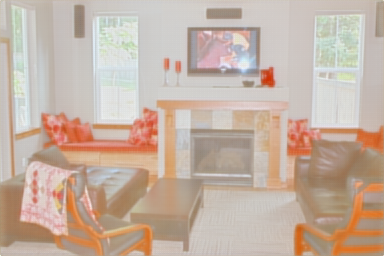
#> input picture proj/pic/reflectance_01.png, 384 x 256 px
$ python ref_mul_shad_to_img.py   (older library calls are emulated)
#> lines starting #> are read from the running program, lines starting #| are printed output that depends on the picture
import cv2
import matplotlib.pyplot as plt
import numpy as np
from PIL import Image
import scipy.misc

# ========================================================================

def load_image( infilename ) :
    img = Image.open( infilename )
    img.load()
    data = np.asarray( img, dtype="int32" )
    return data

def save_image( npdata, outfilename ) :
    img = Image.fromarray( np.asarray( np.clip(npdata,0,255), dtype="uint8"), "L" )
    img.save( outfilename )

def main():
    imgpath = "./pic/"
    reflectance=imgpath+"reflectance_01.png"
    shading=imgpath+"shading_01.png"

    # ========================================================================
    img_R = cv2.imread(reflectance, 1)
#> img_R is the input picture: shape (256, 384, 3); mean B, G, R 163.4, 177.5, 197.1
    img_S = cv2.imread(shading, 0)
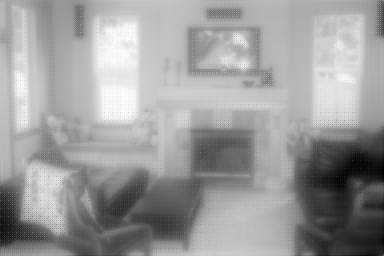
#> input picture proj/pic/shading_01.png, 384 x 256 px
#> img_S is the input picture: shape (256, 384); min 0, max 255, mean 155.6

    # You convert BGR reflectance image to RGB reflectance image
    img_R=cv2.cvtColor(img_R,cv2.COLOR_BGR2RGB)

    # ========================================================================
    np_img_R=np.array(img_R)/255.
    np_img_S=np.array(img_S)/255.
    # np_img_S=np.expand_dims(np_img_S,axis=2)
    #ori_img=np.zeros((256, 384, 3))

    np_img_S=np.expand_dims(np_img_S, axis=2).repeat(3, axis=2)
#> np_img_S: shape (256, 384, 3) float64

    # ========================================================================
#     for i in range(0,256):
#         for j in range(0,384):
#             print("np_img_R[i,j,:].shape",np_img_R[i,j,:].shape)
#             # (3,)
#             a=np.expand_dims(np_img_R[i,j,:],axis=1)
#             print("a.shape",a.shape)
#             # (3,1)

#             print("np_img_S[i,j]",np_img_S[i,j].shape)
#             # (1,)
#             b=np.expand_dims(np_img_S[i,j],axis=1)
#             print("b.shape",b.shape)
#             # (1, 1)

#             # (3,1) of reflectance dot (1,1) of shading
#             print("np.dot(a,b)",np.dot(a,b).shape)
#             # (3, 1)
#             print("np.dot(a,b).squeeze()",np.dot(a,b).squeeze().shape)
#             # (3,)

#             # ori_img[:]=[np.dot(a,b).squeeze()]
#             ori_img[i,j,:]=np.dot(a,b).squeeze()
#             # print("np.dot(a,b)",np.dot(a,b).shape)
#             # print("np.dot(a,b).squeeze()",np.dot(a,b).squeeze().shape)
#             # print(ori_img[i,j,:].shape)

    # ========================================================================
    # You try with log but it seems not working
    # ori_img[:]=np.log10(np_img_R)+np.log10(np_img_S)

    # ========================================================================
    # You recover shading to 2D array (256, 384) to make it grayscale image
    np_img_S=np_img_S.squeeze()

    ori_img = np_img_R * np_img_S
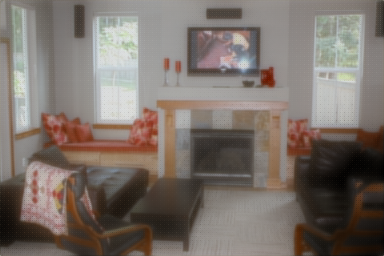
#> ori_img: shape (256, 384, 3) float64; mean R, G, B 0.482, 0.445, 0.418

    # ========================================================================
    print(np_img_R.shape)
#| (256, 384, 3)
    print(ori_img.shape)
#| (256, 384, 3)

    # ========================================================================
    print("np_img_R",np_img_R.shape)
#| np_img_R (256, 384, 3)
    plt.imshow(np_img_R)
    plt.show()
    # https://github.com/youngmtool/opencv/blob/master/proj/pic/reflectance_01.png

    print("np_img_S",np_img_S.shape)
#| np_img_S (256, 384, 3)
    plt.imshow(np_img_S,cmap="gray")
    plt.show()
    # https://github.com/youngmtool/opencv/blob/master/proj/pic/shading_01.png

    print("ori_img",ori_img.shape)
#| ori_img (256, 384, 3)
    plt.imshow(ori_img)
    plt.show()
    # https://github.com/youngmtool/opencv/blob/master/proj/pic/q_back.png

if __name__ == "__main__":
    main()
